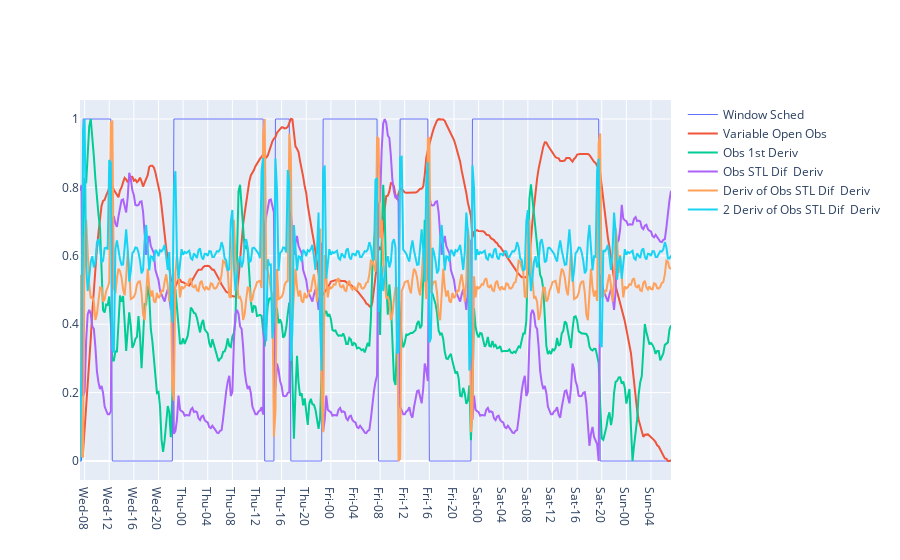

This figure's notebook cell:
### Code cell
fig = go.Figure()

fig.add_trace(go.Scatter(
                    x=a01["DateTime"].index,
                    y=h.normalize(a01["Window Open"]), 
                    mode='lines',
                    name="Window Sched",
                    line=dict(width=1),
                ))

fig.add_trace(go.Scatter(
                    x=a01["DateTime"].index,
                    y=h.normalize(a01["Temp C"]), 
                    mode='lines',
                    name="Variable Open Obs"
                ))



# calculate derivative of observation only 
obs_deriv = h.normalize(pd.Series(np.gradient(a01["Temp C"]), a01.index, name='obs_deriv'))
fig.add_trace(go.Scatter(
                    x=obs_deriv.index,
                    y=obs_deriv, 
                    mode='lines',
                    name="Obs 1st Deriv "
                ))

# difference between this stl decomp 
stl_deriv_dif = h.normalize(h.normalize(stl_deriv.seasonal) - h.normalize(a01["Window Open"]))
fig.add_trace(go.Scatter(
                    x=stl_deriv_dif.index,
                    y=stl_deriv_dif, 
                    mode='lines',
                    name="Obs STL Dif  Deriv "
                ))

stl_deriv_dif_deriv = h.normalize(pd.Series(np.gradient(stl_deriv_dif), dif.index, name='deriv'))
fig.add_trace(go.Scatter(
                    x=stl_deriv_dif_deriv.index,
                    y=stl_deriv_dif_deriv, 
                    mode='lines',
                    name="Deriv of Obs STL Dif  Deriv "
                ))


# second deriv doesnt look very helpful 
# stl_deriv_dif_deriv2 = h.normalize(pd.Series(np.gradient(stl_deriv_dif_deriv), dif.index, name='deriv'))
# fig.add_trace(go.Scatter(
#                     x=stl_deriv_dif_deriv2.index,
#                     y=stl_deriv_dif_deriv2, 
#                     mode='lines',
#                     name="2 Deriv of Obs STL Dif  Deriv "
#                 ))


fig.update_xaxes(
    dtick=4*60*60*1000, #1 hr in miliseconds,
    tickformat='%a-%H')

### Figure 1 — Plotly figure (JSON) as saved in the notebook; plotly's stock layout.template omitted (floating-point values rounded to 4 significant figures; data arrays with more than 128 entries replaced by an {"elided": "..."} marker saying what was removed)
{"data": [{"line": {"width": 1}, "mode": "lines", "name": "Window Sched", "type": "scatter", "x": {"elided": "385 str values"}, "y": {"elided": "385 int values"}}, {"mode": "lines", "name": "Variable Open Obs", "type": "scatter", "x": {"elided": "385 str values"}, "y": {"elided": "385 float values"}}, {"mode": "lines", "name": "Obs 1st Deriv ", "type": "scatter", "x": {"elided": "385 str values"}, "y": {"elided": "385 float values"}}, {"mode": "lines", "name": "Obs STL Dif  Deriv ", "type": "scatter", "x": {"elided": "385 str values"}, "y": {"elided": "385 float values"}}, {"mode": "lines", "name": "Deriv of Obs STL Dif  Deriv ", "type": "scatter", "x": {"elided": "385 str values"}, "y": {"elided": "385 float values"}}, {"mode": "lines", "name": "2 Deriv of Obs STL Dif  Deriv ", "type": "scatter", "x": {"elided": "385 str values"}, "y": {"elided": "385 float values"}}], "layout": {"xaxis": {"dtick": 14400000, "tickformat": "%a-%H"}}}
